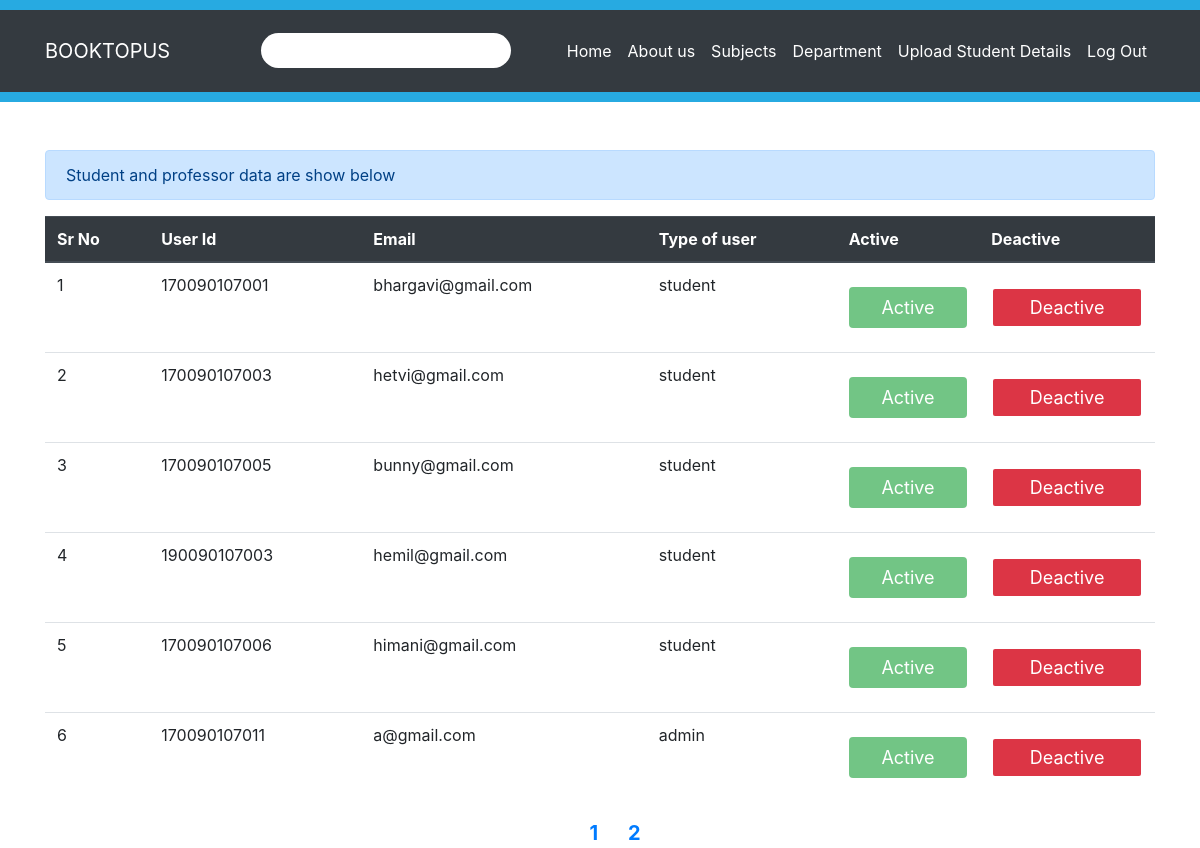
The page /admin_index.php (signed in) on the database its author committed.
### tables this page shows
CREATE TABLE `btp_users` (
  `user_id` bigint(20) NOT NULL,
  `id_no` bigint(20) NOT NULL,
  `first_name` varchar(20) NOT NULL,
  `last_name` varchar(20) NOT NULL,
  `user_contact` bigint(10) NOT NULL,
  `user_email` varchar(50) NOT NULL,
  `dept_id` bigint(15) NOT NULL,
  `user_password` varchar(20) NOT NULL,
  `user_type` enum('admin','student','professor') NOT NULL,
  `user_status` enum('active','deactive') NOT NULL
);

### admin_index.php (the view, shortened to what this page needs)
<?php
    include("include/Connection.php");
    $i=1;
    if(!isset($_SESSION['login_id']))
    {
        header("location:login.php");
    }
    else{
        if($_SESSION['user_type']=="admin")
        {
            include("Navbar1.php");
        ?>
    <html>
        <head>
            <link rel="stylesheet" href="https://stackpath.bootstrapcdn.com/bootstrap/4.4.1/css/bootstrap.min.css"
>
            <link href="https://stackpath.bootstrapcdn.com/font-awesome/4.7.0/css/font-awesome.min.css" rel="stylesheet"
>
            <link rel="stylesheet" href="css/index.css" />
        </head>
        <body>
            <br>
            <div class="container"><br>
                <div class="alert alert-primary justify-content-center" role="alert">Student
	    		and professor data are show below</div>
                <table class="table">
                    <thead class="thead-dark">
                        <tr>
                            <th scope="col">Sr No</th>
                            <th scope="col">User Id</th>
                            <th scope="col">Email</th>
                            <th scope="col">Type of user</th>
                            <th scope="col">Active</th>
                            <th scope="col">Deactive</th>
                    </tr>
                </thead>
                <tbody>
				<?php
					 if(!isset($_GET['page']))
                    {
                        $page=1;
                    }
                    else{
                        $page=$_GET['page'];
                    }
					if($page=="" || $page=="1")
					{
						$page1=0;
					}
                    else
					{
						$page1=($page*10)-10;
					}
                    $query="select id_no,user_email,user_type,user_status from btp_users limit $page1,10 ";
                    $result=mysqli_query($con,$query);
                    while($row=mysqli_fetch_assoc($result))
                    {
				?>
                    <tr>
                        <td><?php echo $i?></td>
                        <td><?php echo $row['id_no'] ?></td>
                        <td><?php echo $row['user_email'] ?></td>
                        <td><?php echo $row['user_type'] ?></td>
                        <?php if($row['user_status']=="active")
                            {
                        ?>
                        <td><a  href="#" ><button type="button"class="btn btn-success bg-success" disabled>Active</button></a></td>
                        <td><a  href="include/deactive_status_user.php?id=<?php echo $row['id_no'] ?>" ><button type="button"class="btn btn-danger bg-danger">Deactive</button></a></td>
                        <?php
                            }
                            else{
                        ?>
                        <td><a  href="include/active_status_user.php?id=<?php echo $row['id_no'] ?>" ><button type="button"class="btn btn-success bg-success">Active</button></a></td>
                        <td><a  href="#"><button type="button" class="btn btn-danger bg-danger" disabled>Deactive</button></a></td>
                        <?php
                            }
                         $i=$i+1; ?>
                    </tr>
				<?php
					}
				?>
                </tbody>
            </table>
            <?php
                $paging="select * from btp_users";
                $check=mysqli_query($con,$paging);
                $total=mysqli_num_rows($check);
                $v=$total/3;
                $p=ceil($v);
				echo "<div align='center'>";
                for($i=1;$i<=$p;$i++)
                    {
                        echo "<a href='admin_index.php?page=".$i."' style='font-weight:bold;font-size:20px;margin-left:30px;text-decoration:none;'>".$i."</a>";
                    }
				echo "</div>";
            ?>
        </div>
    </body>
</html>
        <?php
        }
        else
        {
            echo "<script>alert('Do not try to system Hack . You are not Admin !!!!');
			    window.location.href='../login.php';
			    </script>";
        }
    }
?>

### Navbar1.php (shortened to what this page needs)
<html>
    <head>
         <link rel="stylesheet" href="https://stackpath.bootstrapcdn.com/bootstrap/4.4.1/css/bootstrap.min.css"
>
    <link href="https://stackpath.bootstrapcdn.com/font-awesome/4.7.0/css/font-awesome.min.css" rel="stylesheet"
>
    <link rel="stylesheet" href="css/index.css" />
    <link rel="stylesheet" href="https://cdnjs.cloudflare.com/ajax/libs/jqueryui/1.12.1/jquery-ui.css" />
    </head>
    <body>
    <div style="height: 10px;background-color: #27aae1;"></div>
    <nav class="navbar navbar-expand-lg navbar-dark bg-dark">
        <div class="container">
            <a href="index.php" class="navbar-brand" style="color:white ;">BOOKTOPUS</a>
            <div class="collapse navbar-collapse" id="navbarcollapseCMS">
                <form action="ajax-db-admin-search.php">
                    <input type="text" placeholder="Search Here........" name="search" id="search"
                        style="border-radius:53px;width:250px;border:none;height:35px;margin-left: 75px;margin-top:15px">
            </form>
                <ul class="navbar-nav ml-auto">
                    <li class="nav-item">
                        <a href="admin_index.php" class="nav-link" style="color:white;">Home</a>
                    </li>
                    <li class="nav-item">
                        <a href="#" class="nav-link" style="color:white;">About us</a>
                    </li>
                    <li class="nav-item">
                        <a href="admin_subject.php" class="nav-link" style="color:white;">Subjects</a>
                    </li>
                    <li class="nav-item">
                        <a href="admin_dept.php" class="nav-link" style="color:white;">Department</a>
                    </li>
                    <li class="nav-item">
                        <a href="Upload_student_details.php" class="nav-link" style="color:white;">Upload Student Details</a>
                    </li>
                    <?php
                        if(isset($_SESSION["login_id"]))
                        {
                    ?>
                            <a href="logout.php" class="nav-link" style="color:white">Log Out</a>
                    <?php
                        }
                        else{
                            ?>
                            <a href="login.php" class="nav-link" style="color:white">LogIn</a>
                    <?php
                        }
                    ?>
                </ul>
            </div>
        </div>
    </nav>
    <div style="height: 10px;background-color:#27aae1;"></div>
    </body>
</html>

### css/index.css (style rules this page uses)
.btn { width: 100%; background: none; border: 2px solid white; color: white; padding: 5px; font-size: 18px; cursor: pointer; margin: 12px 0; }
::placeholder { color: white; }

### rows shown on the page
btp_users: id_no "170090107001", user_email "bhargavi@gmail.com", user_type "student"
btp_users: id_no "170090107003", user_email "hetvi@gmail.com", user_type "student"
btp_users: id_no "170090107005", user_email "bunny@gmail.com", user_type "student"
btp_users: id_no "190090107003", user_email "hemil@gmail.com", user_type "student"
btp_users: id_no "170090107006", user_email "himani@gmail.com", user_type "student"
btp_users: id_no "170090107011", user_email "a@gmail.com", user_type "admin"
